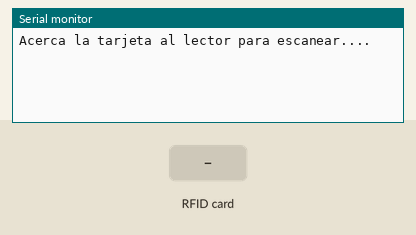
Simulated run of this sketch. Board: Arduino Uno, built with avr-gcc and run on an emulated ATmega328P. On the bench: the last lines printed to the serial monitor. The inputs (shaded band) are chosen by the test bench. At 1.6 s the program stops and its outputs stay as they are.

Above: at 1.2 s.
1.3 s: RFID card 5E 7A 19 C4 held to the reader
At 1.49 s:
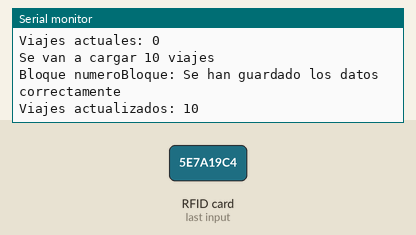
At 2.0 s:
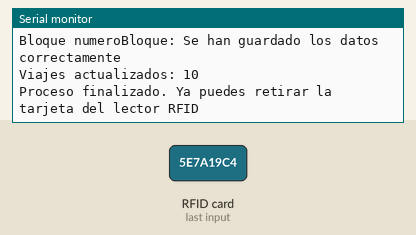

The sketch:

Bank.ino
```cpp
// Librerías
#include <SPI.h>
#include <MFRC522.h>

// Pines SPI
#define RST_PIN 9
#define SS_PIN 10

// Instancia a la clase MFRC522
MFRC522 mfrc522(SS_PIN, RST_PIN);

// Clave de cifrado actuales
MFRC522::MIFARE_Key keyA = {keyByte: {0xFF, 0xFF, 0xFF, 0xFF, 0xFF, 0xFF}};
MFRC522::MIFARE_Key keyB = {keyByte: {0xFF, 0xFF, 0xFF, 0xFF, 0xFF, 0xFF}};

// Número de viajes array 16 bytes
byte datosBloque[16] = { 0x00, 0x00, 0x00, 0x00, 0x00, 0x00, 0x00, 0x00, 0x00, 0x00, 0x00, 0x00, 0x00, 0x00, 0x00, 0x00 };

// Datos del sector
byte sector = 15;
byte numBlque = 60;
byte bloqueTrailer = 63;
byte numViajes = 10;


void mostrarByteArray(byte* buffer, byte bufferSize) {
  for (byte i = 0; i < bufferSize; i++) {
    Serial.print(buffer[i] < 0x10 ? " 0" : " ");
    Serial.print(buffer[i], HEX);
  }
}

void setup() {
  Serial.begin(9600);
  while (!Serial);      // Bucle que no permite continuar hasta que no se ha abierto el monitor serie
  SPI.begin();          // Iniciar bus SPI
  mfrc522.PCD_Init();   // Iniciar lector RFID RC522
  Serial.println(F("Acerca la tarjeta al lector para escanear...."));
}


void loop() {

  // Si no hay una tarjeta cerca no sigue el programa
  if (!mfrc522.PICC_IsNewCardPresent()) {
    return;
  }

  // Si hay una tarjeta cerca, que la eleccione
  // En caso contrario que no continúe
  if (!mfrc522.PICC_ReadCardSerial()) {
    return;
  }

  // Mostrar información de la tarjeta por el monitor serie
  Serial.print(F("UID de la tarjeta:"));
  mostrarByteArray(mfrc522.uid.uidByte, mfrc522.uid.size);  // Motrar el UID
  Serial.println();
  Serial.print(F("Tipo de tarjeta: "));
  MFRC522::PICC_Type piccType = mfrc522.PICC_GetType(mfrc522.uid.sak);  //Motrar el tipo
  Serial.println(mfrc522.PICC_GetTypeName(piccType));


  // Obtener viajes acutales
  byte viajesActuales = leerViajes();
  Serial.println("");
  Serial.print(F("Viajes actuales: "));
  Serial.println(viajesActuales, DEC);

  Serial.print(F("Se van a cargar "));
  Serial.print(numViajes);
  Serial.println(F(" viajes"));

  // Añadir viajes a los actuales
  viajesActuales = viajesActuales + numViajes;
  datosBloque[0] = viajesActuales;

  // Escribir la información en el bloque
  int resultadoEb = escribirBloque();

  // Dependiendo del resultado
  if (resultadoEb == 1) {
    Serial.println(F("No se puede escribir en un bloque Trailer"));
  } else if (resultadoEb == 2) {
    Serial.println(F("No se puede escribir en un bloque del fabricante"));
  } else if (resultadoEb == 3) {
    Serial.println(F("Problemas al comunicar con la clave proporcionada"));
  } else if (resultadoEb == 4) {
    Serial.println(F("Problemas al escribir en el bloque"));
  } else {
    Serial.println(F("Se han guardado los datos correctamente"));
    byte totalViajes = leerViajes();
    Serial.println("");
    Serial.print(F("Viajes actualizados: "));
    // Leer los datos del bloque
    Serial.println(totalViajes, DEC);
  }

  // Detener el lector
  mfrc522.PICC_HaltA();
  // Detener la encriptación Crypto1
  mfrc522.PCD_StopCrypto1();

  Serial.println();
  Serial.println(F("Proceso finalizado. Ya puedes retirar la tarjeta del lector RFID"));

  while (true);

}

byte escribirBloque() {
  MFRC522::StatusCode estado;

  // Comenzar comunicación cifrada con Key-A
  estado = mfrc522.PCD_Authenticate(MFRC522::PICC_CMD_MF_AUTH_KEY_A, bloqueTrailer, &keyA, &(mfrc522.uid));
  if (estado != MFRC522::STATUS_OK) {
    return 3;
  }

  // Escribir en el bloque
  Serial.print(F("Bloque numeroBloque: "));
  //Serial.println(numBlque);
  estado = mfrc522.MIFARE_Write(numBlque, datosBloque, 16);
  if (estado != MFRC522::STATUS_OK) {
    Serial.print("MIFARE_Write() fallo: ");
    Serial.println(mfrc522.GetStatusCodeName(estado));
    return 4;
  }

  return 0;
}

byte leerViajes()
{
  MFRC522::StatusCode estado;
  byte datosLectura[18];
  byte tamBuffer = 18;

  // Comenzar comunicación cifrada con Key-A
  estado = mfrc522.PCD_Authenticate(MFRC522::PICC_CMD_MF_AUTH_KEY_A, bloqueTrailer, &keyA, &(mfrc522.uid));
  if (estado != MFRC522::STATUS_OK) {
    return 1;
  }

  // Leer bloque
  estado = mfrc522.MIFARE_Read(numBlque, datosLectura, &tamBuffer);
  if (estado != MFRC522::STATUS_OK) {
    Serial.print("MIFARE_Read() fallo: ");
    Serial.println(mfrc522.GetStatusCodeName(estado));
    return 2;
  }
  //mostrarByteArray(datosLectura, tamBuffer);
  return datosLectura[0];
}
```

Measured:
- after the input at 1.3 s, the serial monitor: prints a new line at once (image 1)
